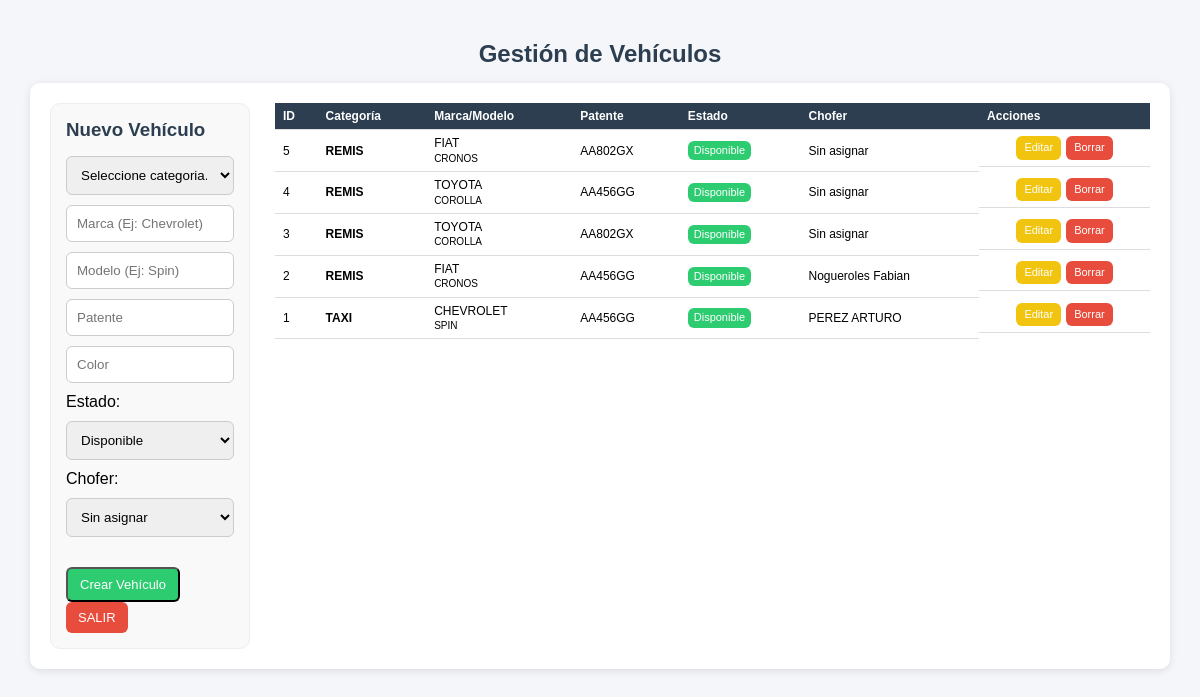
The page /php/00_administracion/trafico/listado.php (signed in) on the database as committed earlier.
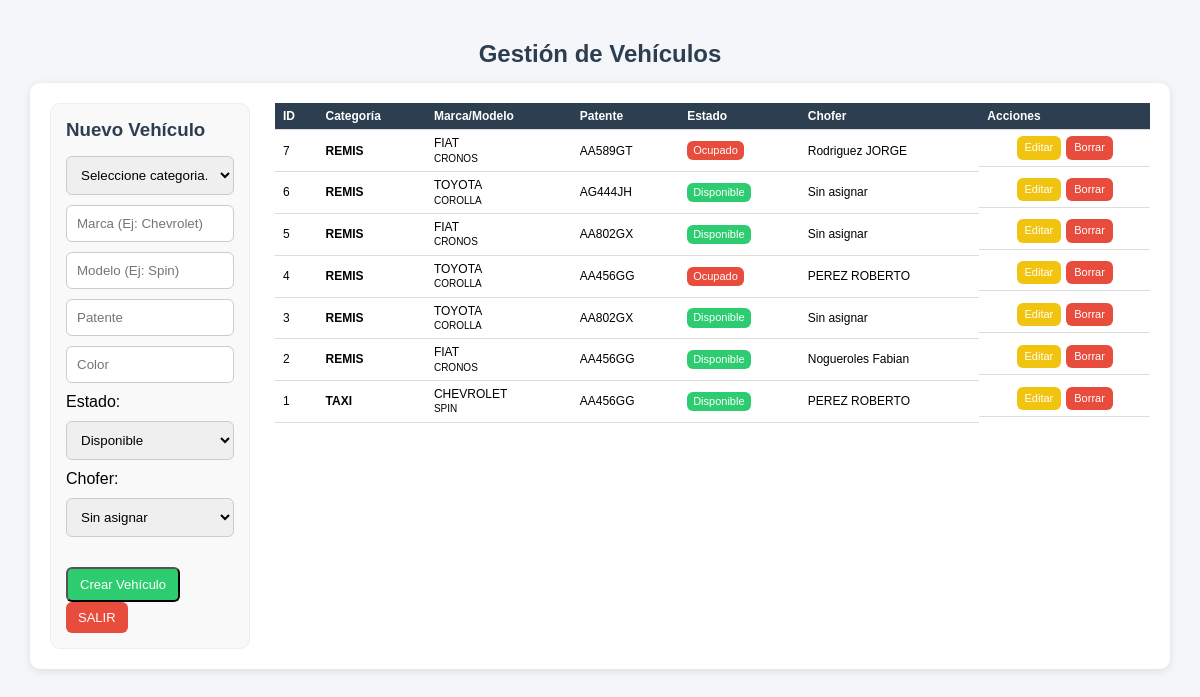
The same page on the database as committed later.
### tables this page shows
CREATE TABLE `vehiculos` (
  `id` int(11) NOT NULL,
  `categoria` varchar(15) NOT NULL,
  `marca` varchar(50) NOT NULL,
  `modelo` varchar(50) NOT NULL,
  `patente` varchar(20) DEFAULT NULL,
  `estado` varchar(20) NOT NULL,
  `color` varchar(20) NOT NULL,
  `id_chofer` int(4) DEFAULT NULL
);

### funciones/funciones.php (called while the page is built, shortened)
<?php
function conexion()
{
    $host = 'localhost';
    $db   = 'app_viajes';
    $user = 'root';
    $pass = 'belgrado';
    try {
        $dsn = "mysql:host=$host;dbname=$db;charset=utf8mb4";
        $conn = new PDO($dsn, $user, $pass, [
            PDO::ATTR_ERRMODE => PDO::ERRMODE_EXCEPTION,
            PDO::ATTR_DEFAULT_FETCH_MODE => PDO::FETCH_ASSOC,
            PDO::MYSQL_ATTR_INIT_COMMAND => "SET NAMES utf8mb4"
        ]);
        return $conn;
    } catch (PDOException $e) {
        echo "Error de conexión: " . $e->getMessage();
    }
}
?>
<?php
function obtenerVehiculos()
{
    $pdo = conexion();
    $sql = "SELECT v.*,
                   CONCAT(c.apellido, ' ', c.nombre) AS chofer
            FROM vehiculos v
            LEFT JOIN choferes c ON v.id_chofer = c.id
            ORDER BY v.id DESC";
    return $pdo->query($sql)->fetchAll(PDO::FETCH_ASSOC);
}

### php/00_administracion/trafico/listado.php (the view, shortened to what the changed rows need)
<?php
include_once "../../../funciones/funciones.php";
$vehiculos = obtenerVehiculos();
?>
<!DOCTYPE html>
<html lang="es">
<head>
    <link rel="stylesheet" href="../../../css/estilos.css">
</head>
<body>
    <div class="container">
        <h2 class="text-center">Gestión de Vehículos</h2>
        <div class="card operadores-layout">
            <div class="col-tabla">
                <table class="table">
                    <thead>
                        <tr>
                            <th>ID</th>
                            <th>Categoría</th>
                            <th>Marca/Modelo</th>
                            <th>Patente</th>
                            <th>Estado</th>
                            <th>Chofer</th>
                            <th>Acciones</th>
                        </tr>
                    </thead>
                    <tbody>
                        <?php if (count($vehiculos) > 0): ?>
                            <?php foreach ($vehiculos as $v): ?>
                                <tr>
                                    <td><?php echo $v['id']; ?></td>
                                    <td><strong><?php echo htmlspecialchars($v['categoria']); ?></strong></td>
                                    <td>
                                        <?php echo htmlspecialchars($v['marca']); ?><br>
                                        <small><?php echo htmlspecialchars($v['modelo']); ?></small>
                                    </td>
                                    <td><?php echo htmlspecialchars($v['patente']); ?></td>
                                    <td>
                                        <?php if ($v['estado'] == 'disponible'): ?>
                                            <span class="badge badge-success">Disponible</span>
                                        <?php else: ?>
                                            <span class="badge badge-danger">Ocupado</span>
                                        <?php endif; ?>
                                    </td>
                                    <td>
                                        <?php echo htmlspecialchars($v['chofer'] ?? 'Sin asignar'); ?>
                                    </td>
                                    <td>
                                        <a href="?editar=<?php echo $v['id']; ?>" class="btn btn-warning btn-sm">Editar</a>
                                        <a href="?borrar=<?php echo $v['id']; ?>"
                                            class="btn btn-danger btn-sm"
                                            onclick="return confirm('¿Eliminar vehículo?')">
                                            Borrar
                                        </a>
                                    </td>
                                </tr>
                            <?php endforeach; ?>
                        <?php else: ?>
                            <tr>
                                <td colspan="7" class="text-center">No hay vehículos registrados.</td>
                            </tr>
                        <?php endif; ?>
                    </tbody>
                </table>
            </div>
        </div>
    </div>
</body>
</html>

Rows that differ between the two databases and show on the page:
added vehiculos: id "7", categoria "REMIS", marca "FIAT", modelo "CRONOS", patente "AA589GT", estado "Ocupado", chofer "Rodriguez JORGE"
added vehiculos: id "6", categoria "REMIS", marca "TOYOTA", modelo "COROLLA", patente "AG444JH", estado "Disponible", chofer "Sin asignar"
changed vehiculos id 4: chofer "Sin asignar" → "PEREZ ROBERTO"; estado "Disponible" → "Ocupado"
computed for vehiculos "TAXI": chofer "PEREZ ARTURO" → "PEREZ ROBERTO"
